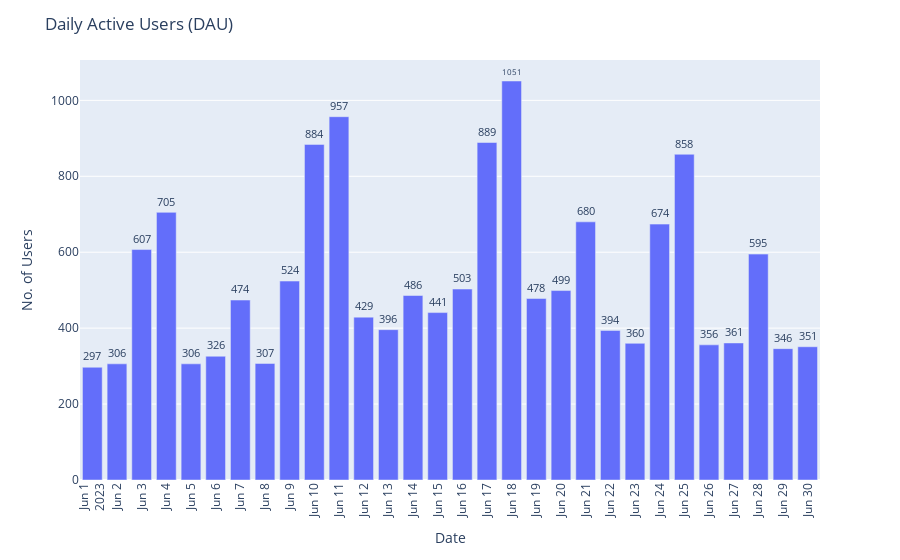

Source (notebook cell):
### Code cell
fig_dau = px.bar(x=dau['created_date'], y = dau['count'], text=dau['count']) 
fig_dau.update_layout(title = 'Daily Active Users (DAU)', xaxis=dict(title='Date', tickmode='linear', tickangle = -90), yaxis_title = 'No. of Users')
fig_dau.update_traces(textposition='outside')
fig_dau.show()

### Figure 1 — Plotly figure (JSON) as saved in the notebook; plotly's stock layout.template omitted (floating-point values rounded to 4 significant figures)
{"data": [{"alignmentgroup": "True", "hovertemplate": "x=%{x}<br>y=%{y}<br>text=%{text}<extra></extra>", "legendgroup": "", "marker": {"color": "#636efa", "pattern": {"shape": ""}}, "name": "", "offsetgroup": "", "orientation": "v", "showlegend": false, "text": [297, 306, 607, 705, 306, 326, 474, 307, 524, 884, 957, 429, 396, 486, 441, 503, 889, 1051, 478, 499, 680, 394, 360, 674, 858, 356, 361, 595, 346, 351], "textposition": "outside", "type": "bar", "x": ["2023-06-01T00:00:00", "2023-06-02T00:00:00", "2023-06-03T00:00:00", "2023-06-04T00:00:00", "2023-06-05T00:00:00", "2023-06-06T00:00:00", "2023-06-07T00:00:00", "2023-06-08T00:00:00", "2023-06-09T00:00:00", "2023-06-10T00:00:00", "2023-06-11T00:00:00", "2023-06-12T00:00:00", "2023-06-13T00:00:00", "2023-06-14T00:00:00", "2023-06-15T00:00:00", "2023-06-16T00:00:00", "2023-06-17T00:00:00", "2023-06-18T00:00:00", "2023-06-19T00:00:00", "2023-06-20T00:00:00", "2023-06-21T00:00:00", "2023-06-22T00:00:00", "2023-06-23T00:00:00", "2023-06-24T00:00:00", "2023-06-25T00:00:00", "2023-06-26T00:00:00", "2023-06-27T00:00:00", "2023-06-28T00:00:00", "2023-06-29T00:00:00", "2023-06-30T00:00:00"], "xaxis": "x", "y": [297, 306, 607, 705, 306, 326, 474, 307, 524, 884, 957, 429, 396, 486, 441, 503, 889, 1051, 478, 499, 680, 394, 360, 674, 858, 356, 361, 595, 346, 351], "yaxis": "y"}], "layout": {"barmode": "relative", "legend": {"tracegroupgap": 0}, "margin": {"t": 60}, "title": {"text": "Daily Active Users (DAU)"}, "xaxis": {"anchor": "y", "domain": [0, 1], "tickangle": -90, "tickmode": "linear", "title": {"text": "Date"}}, "yaxis": {"anchor": "x", "domain": [0, 1], "title": {"text": "No. of Users"}}}}
